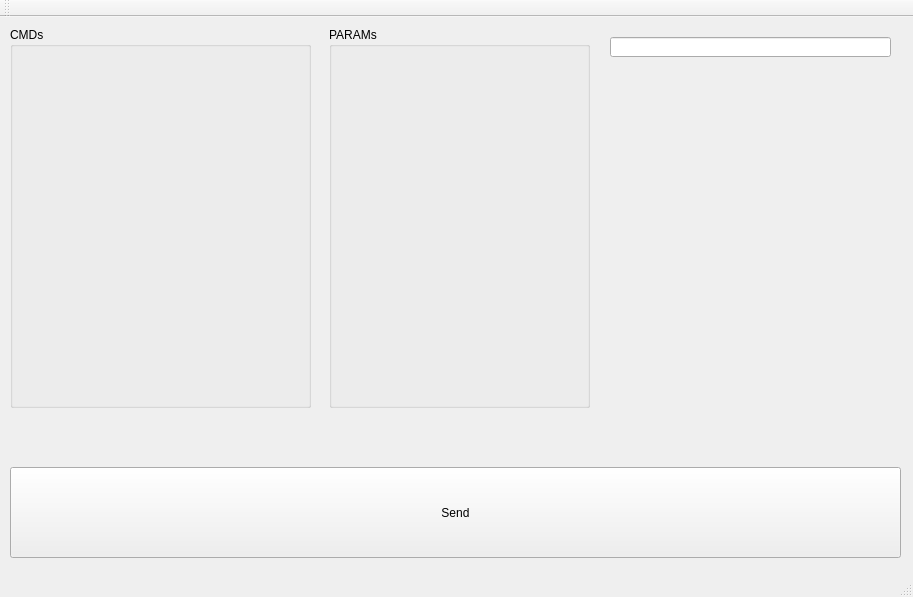
<?xml version="1.0" encoding="UTF-8"?>
<ui version="4.0">
 <class>MainWindow</class>
 <widget class="QMainWindow" name="MainWindow">
  <property name="geometry">
   <rect>
    <x>0</x>
    <y>0</y>
    <width>913</width>
    <height>597</height>
   </rect>
  </property>
  <property name="windowTitle">
   <string>MainWindow</string>
  </property>
  <widget class="QWidget" name="centralWidget">
   <widget class="QPushButton" name="pushButton">
    <property name="geometry">
     <rect>
      <x>10</x>
      <y>450</y>
      <width>891</width>
      <height>91</height>
     </rect>
    </property>
    <property name="text">
     <string>Send</string>
    </property>
   </widget>
   <widget class="QGroupBox" name="cmdGroupBox">
    <property name="geometry">
     <rect>
      <x>10</x>
      <y>10</y>
      <width>301</width>
      <height>381</height>
     </rect>
    </property>
    <property name="title">
     <string>CMDs</string>
    </property>
   </widget>
   <widget class="QGroupBox" name="paramGroupBox">
    <property name="geometry">
     <rect>
      <x>329</x>
      <y>10</y>
      <width>261</width>
      <height>381</height>
     </rect>
    </property>
    <property name="title">
     <string>PARAMs</string>
    </property>
   </widget>
   <widget class="QLineEdit" name="paramValueLineEdit">
    <property name="geometry">
     <rect>
      <x>610</x>
      <y>20</y>
      <width>281</width>
      <height>20</height>
     </rect>
    </property>
   </widget>
  </widget>
  <widget class="QMenuBar" name="menuBar">
   <property name="geometry">
    <rect>
     <x>0</x>
     <y>0</y>
     <width>913</width>
     <height>21</height>
    </rect>
   </property>
  </widget>
  <widget class="QToolBar" name="mainToolBar">
   <attribute name="toolBarArea">
    <enum>TopToolBarArea</enum>
   </attribute>
   <attribute name="toolBarBreak">
    <bool>false</bool>
   </attribute>
  </widget>
  <widget class="QStatusBar" name="statusBar"/>
 </widget>
 <layoutdefault spacing="6" margin="11"/>
 <resources/>
 <connections/>
</ui>
